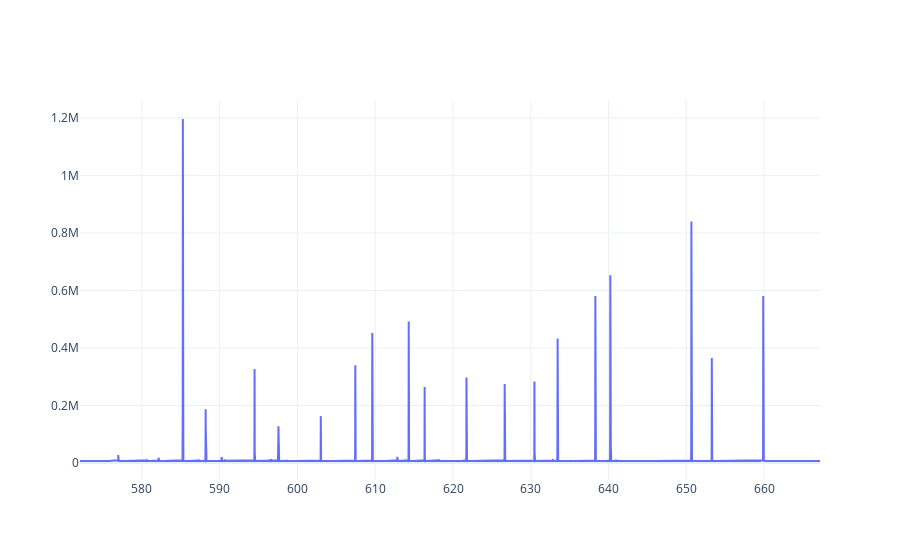

The cell this chart's notebook holds for it:
### Code cell
def plotfunc(lamp):
    h2 = EchelleImage(os.path.join(bpth,lamp),clbr=cb,spec='fujii',crop=crop)
    h2.calculate_order_spectra()
    h2.calculate_spectra()

    x = h2.wavelength
    y = h2.spectra[0]

    pg_data = [go.Scatter(x=x,y=y)]
    fig = go.Figure(data=pg_data)
    fig.update_layout(template='plotly_white')
    fig.show()


interact(plotfunc, lamp = widgets.Dropdown(options=lamps,description='lamp file'))

### Figure 1 — Plotly figure (JSON) as saved in the notebook; plotly's stock layout.template omitted (floating-point values rounded to 4 significant figures; data arrays with more than 128 entries replaced by an {"elided": "..."} marker saying what was removed)
{"data": [{"type": "scatter", "x": {"elided": "29952 float values"}, "y": {"elided": "29952 int values"}}], "layout": {}}
